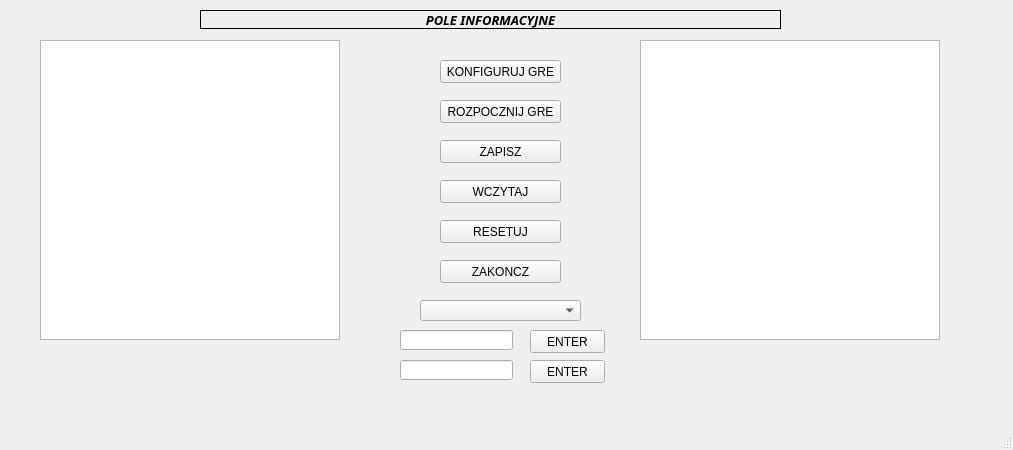
<?xml version="1.0" encoding="UTF-8"?>
<ui version="4.0">
 <class>MainWindow</class>
 <widget class="QMainWindow" name="MainWindow">
  <property name="geometry">
   <rect>
    <x>0</x>
    <y>0</y>
    <width>1013</width>
    <height>450</height>
   </rect>
  </property>
  <property name="windowTitle">
   <string>MainWindow</string>
  </property>
  <widget class="QWidget" name="centralwidget">
   <widget class="QPushButton" name="zakoncz">
    <property name="geometry">
     <rect>
      <x>440</x>
      <y>260</y>
      <width>121</width>
      <height>23</height>
     </rect>
    </property>
    <property name="text">
     <string>ZAKONCZ</string>
    </property>
   </widget>
   <widget class="QPushButton" name="konfiguruj_gre">
    <property name="geometry">
     <rect>
      <x>440</x>
      <y>60</y>
      <width>121</width>
      <height>23</height>
     </rect>
    </property>
    <property name="text">
     <string>KONFIGURUJ GRE</string>
    </property>
   </widget>
   <widget class="QPushButton" name="zapisz">
    <property name="geometry">
     <rect>
      <x>440</x>
      <y>140</y>
      <width>121</width>
      <height>23</height>
     </rect>
    </property>
    <property name="text">
     <string>ZAPISZ</string>
    </property>
   </widget>
   <widget class="QGraphicsView" name="cpu">
    <property name="geometry">
     <rect>
      <x>640</x>
      <y>40</y>
      <width>300</width>
      <height>300</height>
     </rect>
    </property>
    <property name="sizePolicy">
     <sizepolicy hsizetype="Expanding" vsizetype="Expanding">
      <horstretch>0</horstretch>
      <verstretch>0</verstretch>
     </sizepolicy>
    </property>
    <property name="maximumSize">
     <size>
      <width>390</width>
      <height>390</height>
     </size>
    </property>
    <property name="cursor" stdset="0">
     <cursorShape>CrossCursor</cursorShape>
    </property>
    <property name="mouseTracking">
     <bool>false</bool>
    </property>
    <property name="autoFillBackground">
     <bool>false</bool>
    </property>
    <property name="verticalScrollBarPolicy">
     <enum>Qt::ScrollBarAlwaysOff</enum>
    </property>
    <property name="horizontalScrollBarPolicy">
     <enum>Qt::ScrollBarAlwaysOff</enum>
    </property>
    <property name="sceneRect">
     <rectf>
      <x>0.000000000000000</x>
      <y>0.000000000000000</y>
      <width>300.000000000000000</width>
      <height>300.000000000000000</height>
     </rectf>
    </property>
    <property name="transformationAnchor">
     <enum>QGraphicsView::AnchorViewCenter</enum>
    </property>
    <property name="resizeAnchor">
     <enum>QGraphicsView::NoAnchor</enum>
    </property>
    <property name="rubberBandSelectionMode">
     <enum>Qt::ContainsItemShape</enum>
    </property>
    <property name="optimizationFlags">
     <set>QGraphicsView::DontAdjustForAntialiasing</set>
    </property>
   </widget>
   <widget class="QLabel" name="label">
    <property name="geometry">
     <rect>
      <x>200</x>
      <y>10</y>
      <width>581</width>
      <height>19</height>
     </rect>
    </property>
    <property name="font">
     <font>
      <family>ISOCTEUR</family>
      <pointsize>10</pointsize>
      <weight>75</weight>
      <bold>true</bold>
     </font>
    </property>
    <property name="layoutDirection">
     <enum>Qt::RightToLeft</enum>
    </property>
    <property name="frameShape">
     <enum>QFrame::Panel</enum>
    </property>
    <property name="frameShadow">
     <enum>QFrame::Plain</enum>
    </property>
    <property name="text">
     <string>&lt;html&gt;&lt;head/&gt;&lt;body&gt;&lt;p align=&quot;center&quot;&gt;&lt;span style=&quot; font-size:10pt; font-weight:600; font-style:italic;&quot;&gt;POLE INFORMACYJNE&lt;/span&gt;&lt;/p&gt;&lt;/body&gt;&lt;/html&gt;</string>
    </property>
    <property name="scaledContents">
     <bool>false</bool>
    </property>
    <property name="alignment">
     <set>Qt::AlignJustify|Qt::AlignVCenter</set>
    </property>
   </widget>
   <widget class="QPushButton" name="enter_wczyt">
    <property name="geometry">
     <rect>
      <x>530</x>
      <y>360</y>
      <width>75</width>
      <height>23</height>
     </rect>
    </property>
    <property name="text">
     <string>ENTER</string>
    </property>
   </widget>
   <widget class="QPushButton" name="wczytaj">
    <property name="geometry">
     <rect>
      <x>440</x>
      <y>180</y>
      <width>121</width>
      <height>23</height>
     </rect>
    </property>
    <property name="text">
     <string>WCZYTAJ</string>
    </property>
   </widget>
   <widget class="QLineEdit" name="pole_tekst">
    <property name="geometry">
     <rect>
      <x>400</x>
      <y>330</y>
      <width>113</width>
      <height>20</height>
     </rect>
    </property>
   </widget>
   <widget class="QGraphicsView" name="player">
    <property name="geometry">
     <rect>
      <x>40</x>
      <y>40</y>
      <width>300</width>
      <height>300</height>
     </rect>
    </property>
    <property name="sizePolicy">
     <sizepolicy hsizetype="Expanding" vsizetype="Expanding">
      <horstretch>0</horstretch>
      <verstretch>0</verstretch>
     </sizepolicy>
    </property>
    <property name="cursor" stdset="0">
     <cursorShape>ArrowCursor</cursorShape>
    </property>
    <property name="mouseTracking">
     <bool>false</bool>
    </property>
    <property name="autoFillBackground">
     <bool>false</bool>
    </property>
    <property name="verticalScrollBarPolicy">
     <enum>Qt::ScrollBarAlwaysOff</enum>
    </property>
    <property name="horizontalScrollBarPolicy">
     <enum>Qt::ScrollBarAlwaysOff</enum>
    </property>
    <property name="sceneRect">
     <rectf>
      <x>0.000000000000000</x>
      <y>0.000000000000000</y>
      <width>300.000000000000000</width>
      <height>300.000000000000000</height>
     </rectf>
    </property>
    <property name="transformationAnchor">
     <enum>QGraphicsView::AnchorViewCenter</enum>
    </property>
    <property name="resizeAnchor">
     <enum>QGraphicsView::NoAnchor</enum>
    </property>
    <property name="rubberBandSelectionMode">
     <enum>Qt::ContainsItemShape</enum>
    </property>
    <property name="optimizationFlags">
     <set>QGraphicsView::DontAdjustForAntialiasing</set>
    </property>
   </widget>
   <widget class="QPushButton" name="resetuj">
    <property name="geometry">
     <rect>
      <x>440</x>
      <y>220</y>
      <width>121</width>
      <height>23</height>
     </rect>
    </property>
    <property name="text">
     <string>RESETUJ</string>
    </property>
   </widget>
   <widget class="QPushButton" name="rozpocznij_gre">
    <property name="geometry">
     <rect>
      <x>440</x>
      <y>100</y>
      <width>121</width>
      <height>23</height>
     </rect>
    </property>
    <property name="text">
     <string>ROZPOCZNIJ GRE</string>
    </property>
   </widget>
   <widget class="QPushButton" name="enter">
    <property name="geometry">
     <rect>
      <x>530</x>
      <y>330</y>
      <width>75</width>
      <height>23</height>
     </rect>
    </property>
    <property name="text">
     <string>ENTER</string>
    </property>
   </widget>
   <widget class="QLineEdit" name="pole_tekst_wczyt">
    <property name="geometry">
     <rect>
      <x>400</x>
      <y>360</y>
      <width>113</width>
      <height>20</height>
     </rect>
    </property>
   </widget>
   <widget class="QComboBox" name="algorytm">
    <property name="geometry">
     <rect>
      <x>420</x>
      <y>300</y>
      <width>161</width>
      <height>21</height>
     </rect>
    </property>
   </widget>
  </widget>
  <widget class="QMenuBar" name="menubar">
   <property name="geometry">
    <rect>
     <x>0</x>
     <y>0</y>
     <width>1013</width>
     <height>21</height>
    </rect>
   </property>
  </widget>
  <widget class="QStatusBar" name="statusbar"/>
 </widget>
 <resources/>
 <connections/>
</ui>
